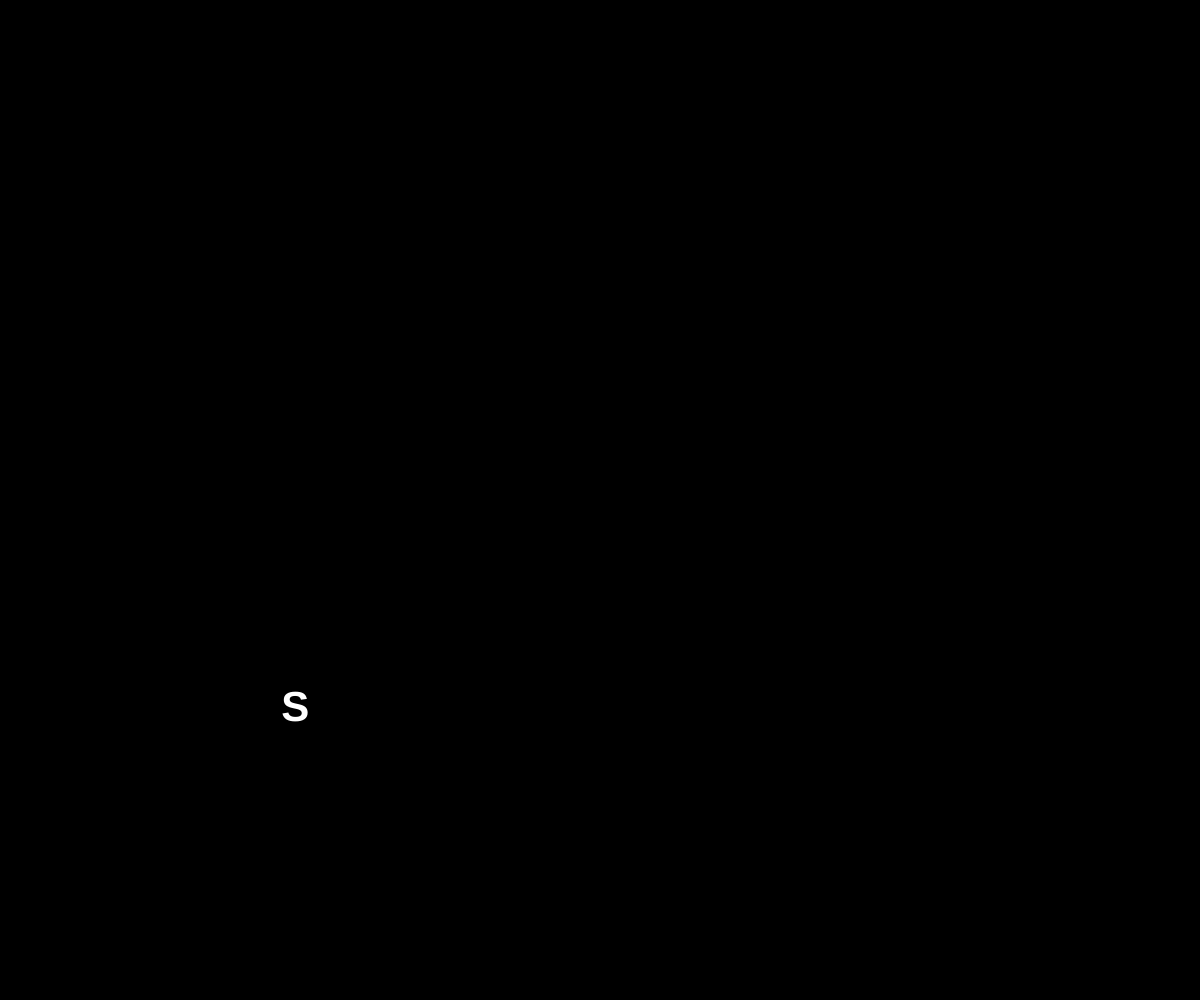
Frame 1 (no input)
Frame 60 (no input): identical to frame 1, image omitted
Frame 120 (the mouse pressed at the canvas centre since frame 60): identical to frame 1, image omitted

The p5.js sketch that drew this single still picture (run headless with seeded random() and noise() and a simulated clock; from frame 60 on, the mouse is pressed at the canvas centre):

// p5.js sketch
// ── sketch.js
let letter, x, y;
const SIZE = 80;
let ColorV;

function setup() {
  createCanvas(windowWidth, windowHeight);
  textAlign(CENTER, CENTER);
  ColorV = color(0);
  randomLetter();
}

function randomLetter() {
  let letters = "ABCDEFGHIJKLMNOPQRSTUVWXYZ";
  letter = letters[int(random(26))];
  x = random(SIZE, width - SIZE);
  y = random(SIZE, height - SIZE);
}

function draw() {
  background(ColorV);
  fill(0, 0, 0);
  noStroke();
  rect(x - SIZE/2, y - SIZE/2, SIZE, SIZE, 10);
  fill(255, 255, 255);
  textSize(42);
  textStyle(BOLD);
  text(letter, x, y);
}

function keyPressed() {
  if (key === letter) {
    ColorV = color(0, 200, 0);
    randomLetter();
  } else {
    ColorV = color(200, 0, 0);
  }
}
